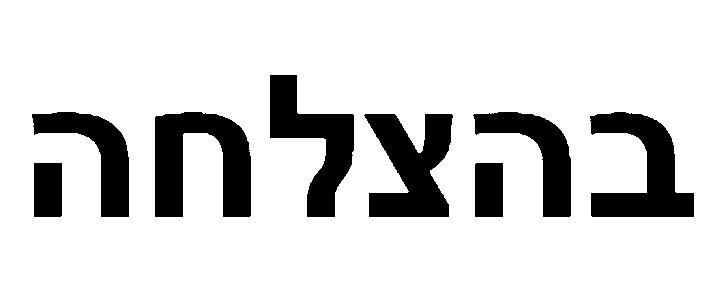
#> input picture Digital Image Processing/Assignment 3/44.jpg, 723 x 301 px
$ python Demarcate.py 44.jpg out.png
#> lines starting #> are read from the running program, lines starting #| are printed output that depends on the picture; after the words box and inside, x2 and y2 are one past the last pixel; in counts of white or black regions, pixels touching at a corner belong together
#> in main, img is the input picture: shape (301, 723); min 0, max 255, mean 215.5
import sys
import cv2 as cv
import numpy as np

def compute_relative_demarcate_size(max_component):
    # decide what is the demarcate size depends on the max component size (letter size and demarcation needs to be relative to each other)
    demarcate_size = 0
    if (max_component >= 250):
        demarcate_size = 0.16
    elif (max_component >= 150):
        demarcate_size = 0.153
    elif (max_component >= 120):
        demarcate_size = 0.135
    else:
        demarcate_size = 0.128
    return demarcate_size

def write_img_without_demarcation(edited_img, max_component, demarcate_size, labels, components, sizes):
    for i in range(0, components - 1):
        # check if the relative between the component to the max component is larger than the demarcate size we compute before, if so - the component (letter) is colored in black
        if (sizes[i] / max_component) >= demarcate_size:
            edited_img[labels == i + 1] = 0
    return edited_img

def remove_demarcation(img):
    # convert image to binary
    ret, threshold_file = cv.threshold(img, 127, 255, cv.THRESH_BINARY_INV)
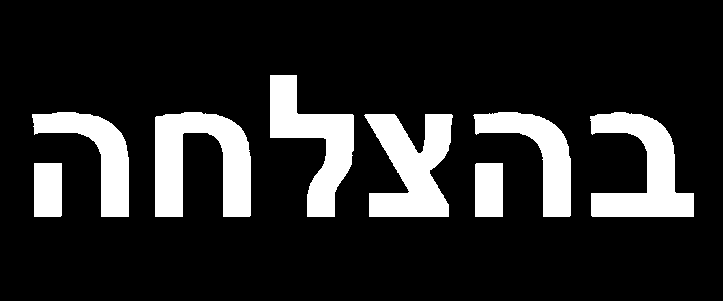
#> threshold_file: shape (301, 723); 15.5% white; 8 white regions, largest, box (x1, y1, x2, y2) and area: (155, 112, 251, 217) 6266, (364, 114, 453, 217) 5725, (590, 112, 694, 217) 5534
    # get stats of components in image, so we can get information on the sizes of the components (letters and demarcation)
    components, labels, stats, centroids = cv.connectedComponentsWithStats(threshold_file, connectivity=8)
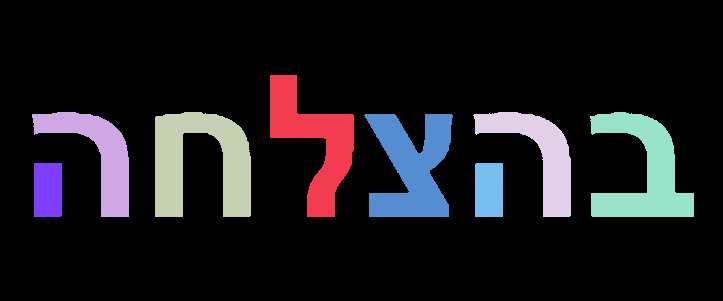
#> labels: shape (301, 723) int32; 9 distinct labels, from 0 to 8; one colour per label, 0 black
#> components = 9; stats = [[0, 0, 723, 301, 183879], [270, 75, 84, 142, 5305], [32, 112, 97, 105, 3943], [155, 112, 96, 105, 6266], [473, 112, 98, 105, 3949], [590, 112, 104, 105, 5534], [364, 114, 89, 103, 5725], [34, 163, 28, 54, 1511], [475, 163, 28, 54, 1511]]; centroids = [[361.2, 147.9], [313.4, 141], [96.91, 154.1], [200.4, 161.8], [538.6, 154.1], [643.2, 171.7], [411.8, 166.6], [47.49, 189.5], [488.5, 189.5]]
    sizes = stats[1:, -1]
#> sizes = [5305, 3943, 6266, 3949, 5534, 5725, 1511, 1511]
    edited_img = np.ones((labels.shape))

    # find the max component in the image for computing the difference between the letters and the demarcation in the image
    max_component = 0
    # just iterates over the sizes and gets the maximum size component
    for i in range(0, components - 1):
        if sizes[i] >= max_component:
            max_component = sizes[i]
#> this loop made 8 passes
#> max_component on passes 1, 3: 5305, 6266
#> after the loop, max_component = 6266

    # computing what is the minimal bound which is enough size for letter, depends on max component (max letter size)
    demarcate_size = compute_relative_demarcate_size(max_component)
#> demarcate_size = 0.16

    # write image without demarcation
    edited_img = write_img_without_demarcation(edited_img, max_component, demarcate_size, labels, components, sizes)
    return edited_img


# to run the program type: python .\Demarcate.py in_image out_image
def main():
    # reads input from user:
    img_file_name = sys.argv[1]     # reads input - name of image file
    output_filename = sys.argv[2]        # reads input - name of output file

    # loading original image
    img = cv.imread(img_file_name, cv.IMREAD_GRAYSCALE)

    # check if image file name is valid (if file is exist)
    if img is None:
        sys.exit("Illegal image file")

    # displays the original image
    cv.namedWindow("Original image", cv.WINDOW_NORMAL)
    cv.imshow("Original image", img)

    # function that remove the demarcation from the input image
    edited_img = remove_demarcation(img)

    # save image without demarcation to output image
    cv.imwrite("./" + output_filename + ".jpg", (255*edited_img))

    # displays the output image without the demarcation
    cv.namedWindow("Image without the demarcation", cv.WINDOW_NORMAL)
    cv.imshow("Image without the demarcation", edited_img)

    cv.waitKey()

if __name__=="__main__":
    main()

$ run again, on Digital Image Processing/Assignment 3/story.jpeg
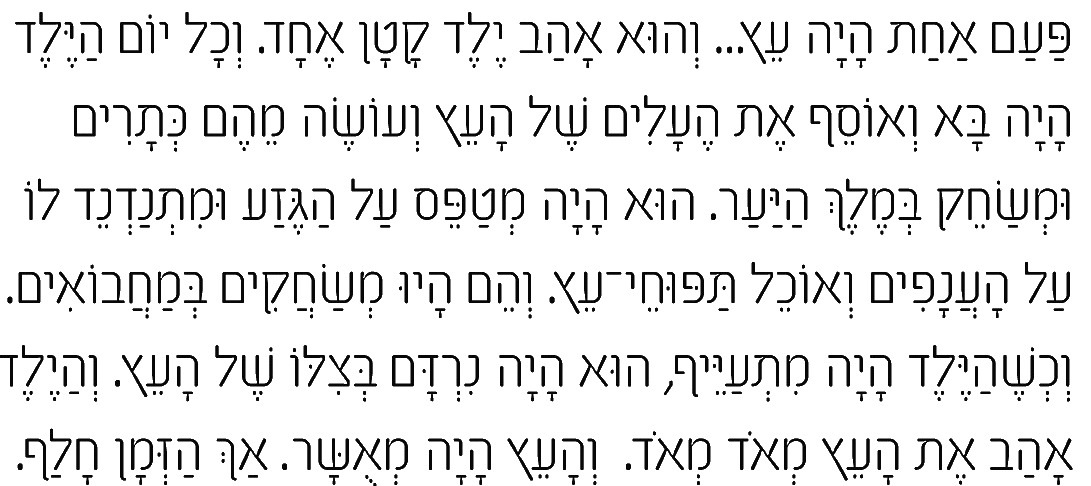
#> input picture Digital Image Processing/Assignment 3/story.jpeg, 1091 x 486 px
#> in main, img is the input picture: shape (486, 1091); min 0, max 255, mean 231.6
#> threshold_file: shape (486, 1091); 9.3% white; 533 white regions (202 under 20 px), largest, box (x1, y1, x2, y2) and area: (997, 188, 1028, 220) 357, (318, 438, 349, 470) 353, (322, 271, 353, 303) 350
#> in remove_demarcation, `components, labels, stats, centroids = cv.connectedComponentsWithStats..`:
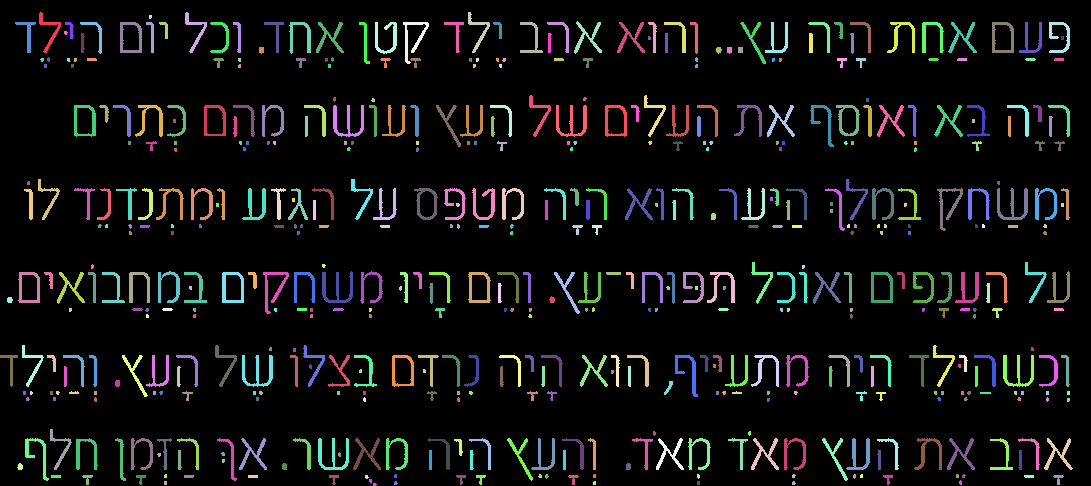
#> labels: shape (486, 1091) int32; 534 distinct labels, from 0 to 533; one colour per label, 0 black
#> components = 534; stats = 534 rows, first 6: [0, 0, 1091, 486, 481010], [39, 12, 22, 41, 206], [185, 12, 22, 41, 204], [468, 12, 22, 41, 198], [149, 15, 3, 4, 11], [574, 21, 28, 33, 251]; centroids = 534 pairs, first value 9.33 to 1068, second value 16.36 to 484
#> sizes = 533 values, max 357 at index 203, min 10 at index 327, mean 92.34
#> the loop in remove_demarcation, `for i in range(0, components - 1):` made 533 passes
#> max_component on passes 1, 5, 9, 19, 100, 204: 206, 251, 280, 295, 344, 357
#> after the loop in remove_demarcation, `for i in range(0, components - 1):`: max_component = 357
#> demarcate_size = 0.16
#> after the loop in write_img_without_demarcation, `for i in range(0, components - 1):`:
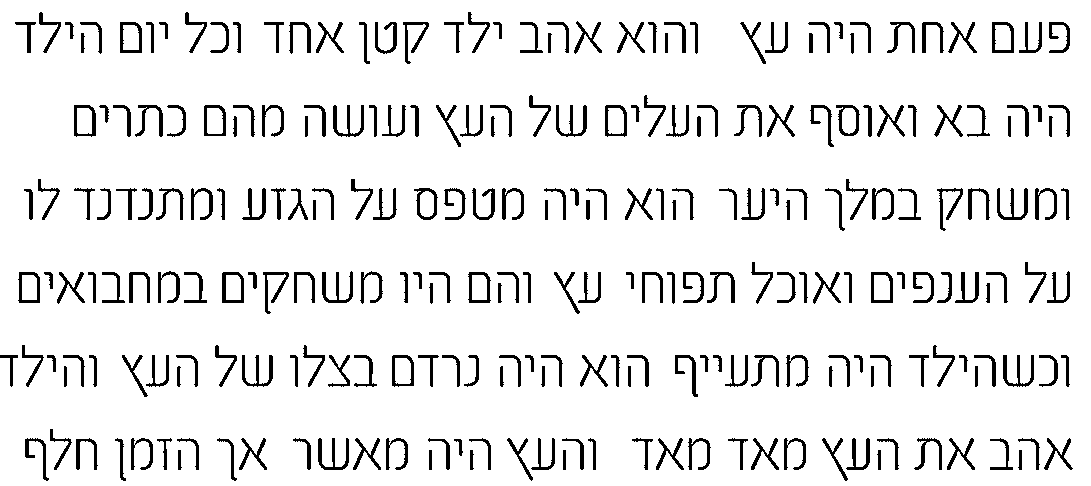
#> edited_img: shape (486, 1091) float64; values 0 (black) and 1 (white), 91.7% white; 257 black regions, largest, box (x1, y1, x2, y2) and area: (997, 188, 1028, 220) 357, (318, 438, 349, 470) 353, (322, 271, 353, 303) 350
